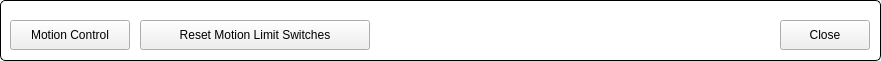
       <widget class="QGroupBox" name="titleGroupBox_2">
        <property name="geometry">
         <rect>
          <x>0</x>
          <y>650</y>
          <width>881</width>
          <height>61</height>
         </rect>
        </property>
        <property name="styleSheet">
         <string notr="true">QGroupBox {
 	background-color: rgb(255, 255, 255);
     border: 1px solid black;
     border-radius: 5px;
     margin-top: 0.5em;
 }
 
 QGroupBox::title {
     subcontrol-origin: margin;
     left: 10px;
     padding: 0 3px 0 3px;
 }</string>
        </property>
        <property name="title">
         <string/>
        </property>
        <widget class="QPushButton" name="btnClose">
         <property name="geometry">
          <rect>
           <x>780</x>
           <y>20</y>
           <width>90</width>
           <height>30</height>
          </rect>
         </property>
         <property name="text">
          <string>Close</string>
         </property>
        </widget>
        <widget class="QPushButton" name="btnMotion">
         <property name="geometry">
          <rect>
           <x>10</x>
           <y>20</y>
           <width>120</width>
           <height>30</height>
          </rect>
         </property>
         <property name="text">
          <string>Motion Control</string>
         </property>
        </widget>
        <widget class="QEPushButton" name="qepushbutton_9">
         <property name="geometry">
          <rect>
           <x>140</x>
           <y>20</y>
           <width>230</width>
           <height>30</height>
          </rect>
         </property>
         <property name="text">
          <string>Reset Motion Limit Switches</string>
         </property>
         <property name="variable" stdset="0">
          <string>ID09-CS:resetMotionLimits</string>
         </property>
        </widget>
       </widget>
